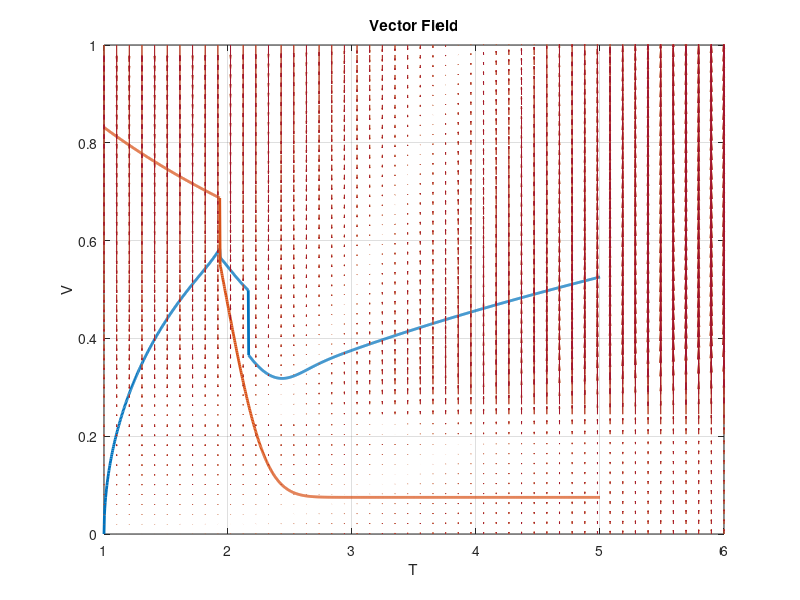

The MATLAB source for this figure:
clear all;
close all;
ansT=zeros(1,1000);
ansv=zeros(1,1000);
ansv2=zeros(1,1000);

% 定义x和y的范围
x = linspace(1, 6, 50);
y = linspace(0, 1, 50);
[X, Y] = meshgrid(x, y);
% 定义矢量的分量
U = Y;
V = X;

Tc=340;
Tamb=30;
Cth=1e-11;
delta_Gth=1e-4;
RL=1500;
current=0.5e-3;cap=2e-10;T=Tamb;v=0;dt=1e-9;

for i=1:50
    for j=1:50
        T=x(i)*30;
        v=y(j)*10;
        Gth=erf((T-70)/8)*delta_Gth+delta_Gth+8.5e-5;
        if T>65
           Gth=erf((T-72)/8)*5e-5+10e-5;
        end
        if T<=58
            G=1/(1.663e4)*(1+0.0075*(T-30));
            R=(1/G);
            dT=(dt/Cth)*(v*v*G-(T-Tamb)*Gth);
        else
            R=(erfc((T-62)/10))*((1-T/100))*16e3+RL;
            G=1/R;
            dT=(dt/Cth)*(v*v*G-(T-Tamb)*Gth+0.000415);
        end
        iii=v*(G);
        dv=(current-iii)*dt/(cap);
        U(i,j)=dv/10;
        V(i,j)=dT/30;
    end
end
count=0;
for T=30:0.1:150
        count=count+1;
        Gth=erf((T-70)/8)*delta_Gth+delta_Gth+8.5e-5;
        if T>=65
           Gth=erf((T-72)/8)*5e-5+10e-5;
        end
        if T<=58
            G=1/(1.663e4)*(1+0.0075*(T-30));
            R=(1/G);
            dT=(dt/Cth)*(v*v*G-(T-Tamb)*Gth);
            v=sqrt((T-Tamb)*Gth/G);
        else
            R=(erfc((T-62)/10))*((1-T/100))*16e3+RL;
            G=1/R;
            v=sqrt(((T-Tamb)*Gth+0.000415)/G);
        end
        ansT(count)=T;ansv(count)=v;

        ansv2(count)=current/G;
end



figure(1)
plot(ansT./30,ansv./10,'LineWidth', 2);
hold on
plot(ansT./30,ansv2./10,'LineWidth', 2);
hold on
% 画矢量场
quiver(X, Y, U, V);
 
% 添加箭头
quiver(X, Y, U, V, 'filled', 'LineWidth', 0.5);
 
% 设置轴标签
xlabel('T');
ylabel('V');
 
% 设置标题
title('Vector Field');
 
% 显示网格
grid on;
 
% 保持轴比例相等

axis([1 6 0 1])
